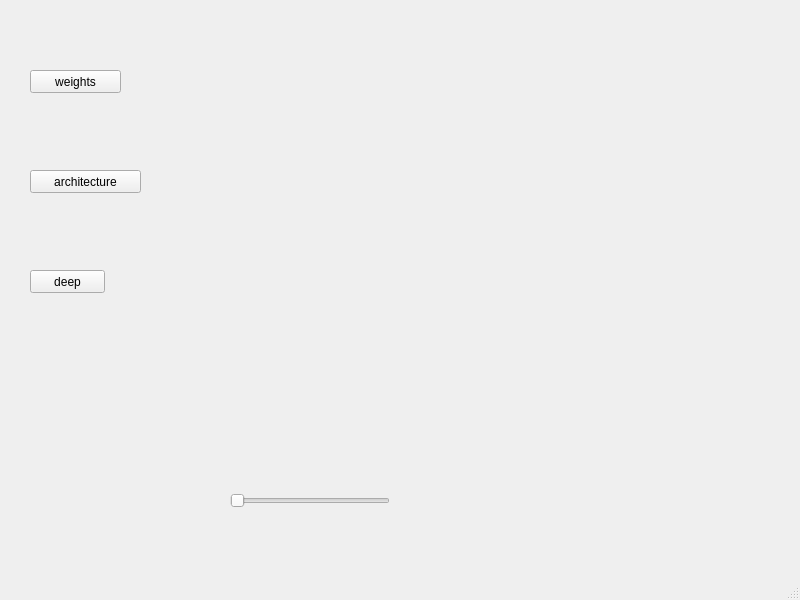
<?xml version="1.0" encoding="UTF-8"?>
<ui version="4.0">
 <class>MainWindow</class>
 <widget class="QMainWindow" name="MainWindow">
  <property name="geometry">
   <rect>
    <x>0</x>
    <y>0</y>
    <width>800</width>
    <height>600</height>
   </rect>
  </property>
  <property name="windowTitle">
   <string>MainWindow</string>
  </property>
  <widget class="QWidget" name="centralwidget">
   <widget class="QPushButton" name="pushButton">
    <property name="geometry">
     <rect>
      <x>30</x>
      <y>70</y>
      <width>91</width>
      <height>23</height>
     </rect>
    </property>
    <property name="text">
     <string>weights</string>
    </property>
   </widget>
   <widget class="QPushButton" name="pushButton_2">
    <property name="geometry">
     <rect>
      <x>30</x>
      <y>170</y>
      <width>111</width>
      <height>23</height>
     </rect>
    </property>
    <property name="text">
     <string>architecture</string>
    </property>
   </widget>
   <widget class="QPushButton" name="pushButton_3">
    <property name="geometry">
     <rect>
      <x>30</x>
      <y>270</y>
      <width>75</width>
      <height>23</height>
     </rect>
    </property>
    <property name="text">
     <string>deep</string>
    </property>
   </widget>
   <widget class="MatplotlibWidget" name="matplotlibwidget_static" native="true">
    <property name="geometry">
     <rect>
      <x>330</x>
      <y>10</y>
      <width>231</width>
      <height>511</height>
     </rect>
    </property>
    <widget class="MatplotlibWidget" name="matplotlibwidget_static_2" native="true">
     <property name="geometry">
      <rect>
       <x>-140</x>
       <y>30</y>
       <width>511</width>
       <height>431</height>
      </rect>
     </property>
    </widget>
   </widget>
   <widget class="QSlider" name="horizontalSlider">
    <property name="geometry">
     <rect>
      <x>230</x>
      <y>490</y>
      <width>160</width>
      <height>22</height>
     </rect>
    </property>
    <property name="orientation">
     <enum>Qt::Horizontal</enum>
    </property>
   </widget>
  </widget>
  <widget class="QMenuBar" name="menubar">
   <property name="geometry">
    <rect>
     <x>0</x>
     <y>0</y>
     <width>800</width>
     <height>23</height>
    </rect>
   </property>
  </widget>
  <widget class="QStatusBar" name="statusbar"/>
 </widget>
 <customwidgets>
  <customwidget>
   <class>MatplotlibWidget</class>
   <extends>QWidget</extends>
   <header>matplotlibwidget.h</header>
   <container>1</container>
  </customwidget>
 </customwidgets>
 <resources/>
 <connections>
  <connection>
   <sender>pushButton</sender>
   <signal>clicked()</signal>
   <receiver>matplotlibwidget_static</receiver>
   <slot>show()</slot>
   <hints>
    <hint type="sourcelabel">
     <x>105</x>
     <y>108</y>
    </hint>
    <hint type="destinationlabel">
     <x>353</x>
     <y>49</y>
    </hint>
   </hints>
  </connection>
  <connection>
   <sender>pushButton</sender>
   <signal>clicked()</signal>
   <receiver>matplotlibwidget_static_2</receiver>
   <slot>hide()</slot>
   <hints>
    <hint type="sourcelabel">
     <x>76</x>
     <y>103</y>
    </hint>
    <hint type="destinationlabel">
     <x>421</x>
     <y>218</y>
    </hint>
   </hints>
  </connection>
  <connection>
   <sender>pushButton</sender>
   <signal>clicked()</signal>
   <receiver>horizontalSlider</receiver>
   <slot>hide()</slot>
   <hints>
    <hint type="sourcelabel">
     <x>115</x>
     <y>100</y>
    </hint>
    <hint type="destinationlabel">
     <x>269</x>
     <y>524</y>
    </hint>
   </hints>
  </connection>
  <connection>
   <sender>pushButton_2</sender>
   <signal>clicked()</signal>
   <receiver>matplotlibwidget_static</receiver>
   <slot>hide()</slot>
   <hints>
    <hint type="sourcelabel">
     <x>53</x>
     <y>201</y>
    </hint>
    <hint type="destinationlabel">
     <x>391</x>
     <y>47</y>
    </hint>
   </hints>
  </connection>
  <connection>
   <sender>pushButton_2</sender>
   <signal>clicked()</signal>
   <receiver>MainWindow</receiver>
   <slot>show()</slot>
   <hints>
    <hint type="sourcelabel">
     <x>100</x>
     <y>198</y>
    </hint>
    <hint type="destinationlabel">
     <x>259</x>
     <y>175</y>
    </hint>
   </hints>
  </connection>
  <connection>
   <sender>pushButton_2</sender>
   <signal>clicked()</signal>
   <receiver>horizontalSlider</receiver>
   <slot>show()</slot>
   <hints>
    <hint type="sourcelabel">
     <x>42</x>
     <y>207</y>
    </hint>
    <hint type="destinationlabel">
     <x>295</x>
     <y>520</y>
    </hint>
   </hints>
  </connection>
 </connections>
</ui>
